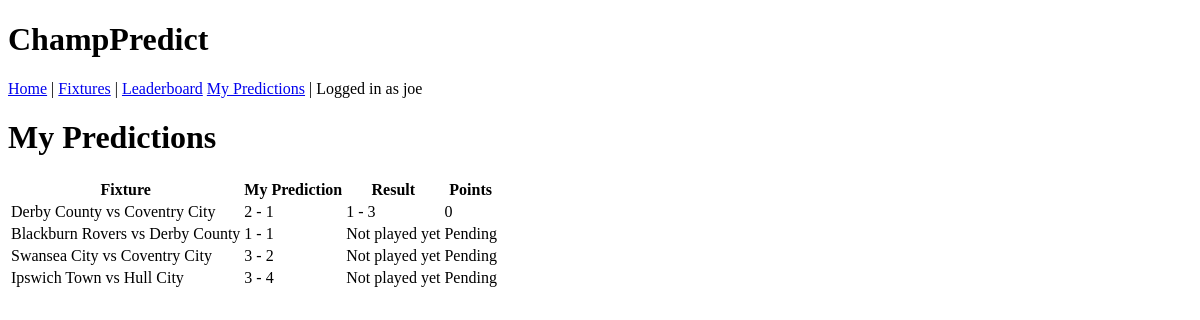
/my-predictions/ (signed in), run on an earlier commit of the app's database.
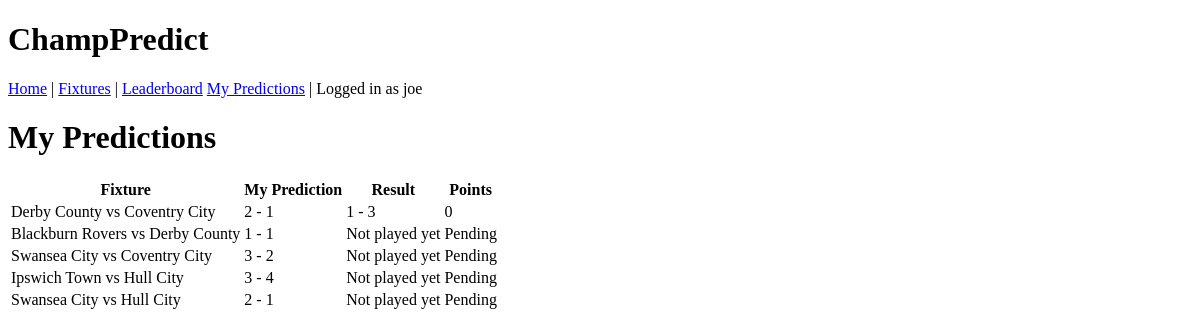
And on a later commit of the database.
### predictor/models.py (models this page shows, shortened)
class Prediction(models.Model):
    user = models.ForeignKey(
        User,
        on_delete=models.CASCADE
    )
    fixture = models.ForeignKey(
        Fixture,
        on_delete=models.CASCADE
    )
    predicted_home_goals = models.PositiveIntegerField()
    predicted_away_goals = models.PositiveIntegerField()
    created_at = models.DateTimeField(auto_now_add=True)
    updated_at = models.DateTimeField(auto_now=True)
    class Meta:
        ordering = ["fixture__kickoff_datetime"]
        unique_together = ("user", "fixture")
    def calculate_points(self):
        if not hasattr(self.fixture, "result"):
            return None
        actual_home = self.fixture.result.home_goals
        actual_away = self.fixture.result.away_goals
        predicted_home = self.predicted_home_goals
        predicted_away = self.predicted_away_goals
        if predicted_home == actual_home and predicted_away == actual_away:
            return 3
        actual_difference = actual_home - actual_away
        predicted_difference = predicted_home - predicted_away
        if actual_difference > 0:
            actual_outcome = "home_win"
        elif actual_difference < 0:
            actual_outcome = "away_win"
        else:
            actual_outcome = "draw"
        if predicted_difference > 0:
            predicted_outcome = "home_win"
        elif predicted_difference < 0:
            predicted_outcome = "away_win"
        else:
            predicted_outcome = "draw"
        if actual_outcome == predicted_outcome:
            return 1
        return 0

class Fixture(models.Model):
    STATUS_CHOICES = [
        ("upcoming", "Upcoming"),
        ("played", "Played"),
    ]
    season = models.CharField(max_length=20)
    matchweek = models.PositiveIntegerField()
    home_team = models.ForeignKey(
        Team,
        on_delete=models.CASCADE,
        related_name="home_fixtures"
    )
    away_team = models.ForeignKey(
        Team,
        on_delete=models.CASCADE,
        related_name="away_fixtures"
    )
    kickoff_datetime = models.DateTimeField()
    status = models.CharField(
        max_length=10,
        choices=STATUS_CHOICES,
        default="upcoming"
    )
    class Meta:
        ordering = ["kickoff_datetime"]
        unique_together = ("season", "matchweek", "home_team", "away_team")

class Team(models.Model):
    name = models.CharField(max_length=100, unique=True)
    class Meta:
        ordering = ["name"]
    def __str__(self):
        return self.name

class Result(models.Model):
    fixture = models.OneToOneField(
        Fixture,
        on_delete=models.CASCADE,
        related_name="result"
    )
    home_goals = models.PositiveIntegerField()
    away_goals = models.PositiveIntegerField()
    class Meta:
        ordering = ["fixture__kickoff_datetime"]

### predictor/views.py (the view)
# urls.py: path("my-predictions/", views.my_predictions, name="my_predictions"),
@login_required
def my_predictions(request):
    predictions = Prediction.objects.filter(user=request.user)
    context = {
        "predictions": predictions
    }
    return render(request, "predictor/my_predictions.html", context)

### predictor/templates/predictor/my_predictions.html
{% extends "predictor/base.html" %}
{% block content %}
<div class="container mt-4">
  <h1>My Predictions</h1>
  <table>
    <thead>
      <tr>
        <th>Fixture</th>
        <th>My Prediction</th>
        <th>Result</th>
        <th>Points</th>
      </tr>
    </thead>
    <tbody>
      {% for prediction in predictions %}
      <tr>
        <td>{{ prediction.fixture.home_team }} vs {{ prediction.fixture.away_team }}</td>
        <td>{{ prediction.predicted_home_goals }} - {{ prediction.predicted_away_goals }}</td>
        <td>
          {% if prediction.fixture.result %}
            {{ prediction.fixture.result.home_goals }} - {{ prediction.fixture.result.away_goals }}
          {% else %}
            Not played yet
          {% endif %}
        </td>
        <td>
          {% with points=prediction.calculate_points %}
            {% if points is not None %}
              {{ points }}
            {% else %}
              Pending
            {% endif %}
          {% endwith %}
        </td>
      </tr>
      {% empty %}
      <tr>
        <td colspan="4">You have not made any predictions yet.</td>
      </tr>
      {% endfor %}
    </tbody>
  </table>
</div>
{% endblock %}

What changed in the data, as far as the page shows it:
added Prediction: fixture.home_team "Swansea City", fixture.away_team "Hull City", predicted_home_goals "2", predicted_away_goals "1", shows "Not played yet", shows "Pending"
